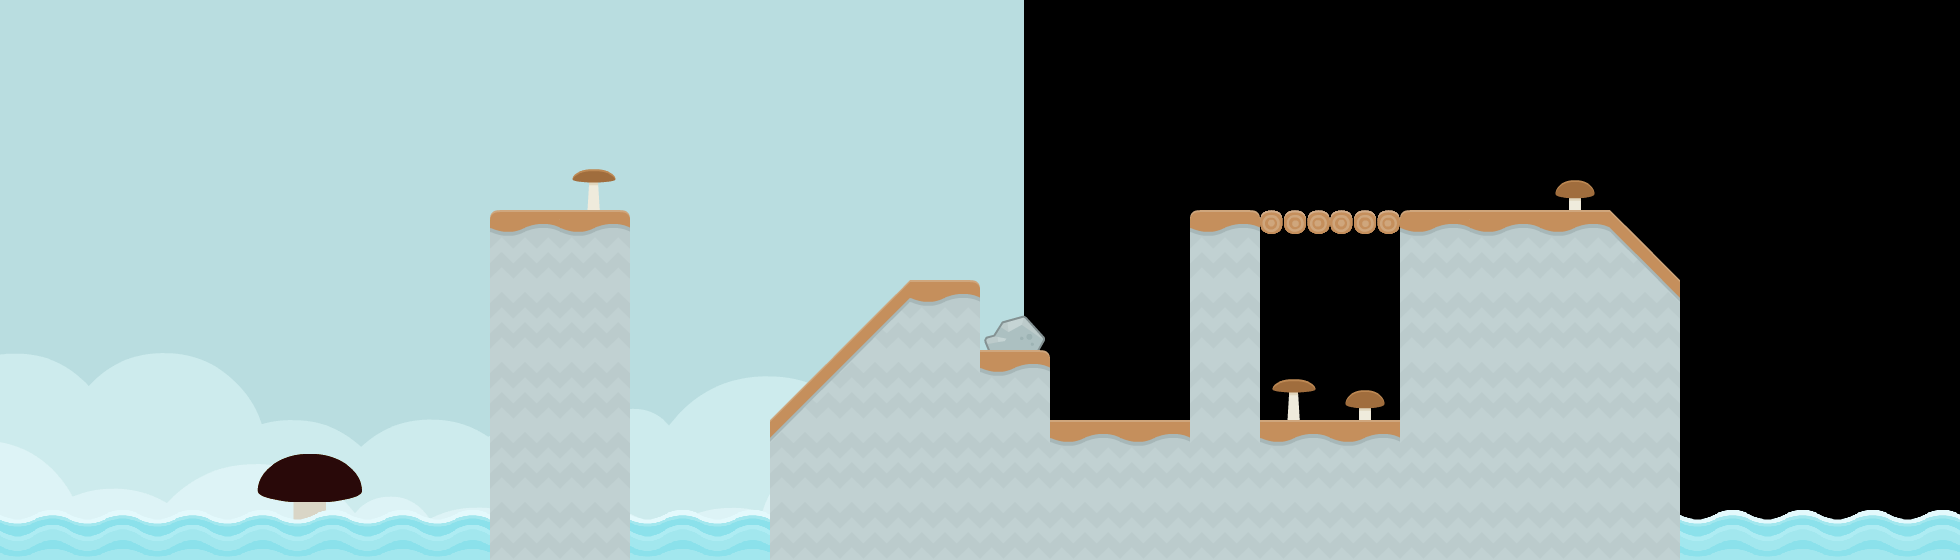

Tiled map render using the project's own tile images. Description and the map definition, with tile-layer contents summarised, below:
An orthogonal 28x8 tile map with 70x70 px tiles, 3 tile layers (tiles_background, tiles_terrain, tiles_foreground), 2 image layers and 14 objects (6x DIRT, 4x clickable, WOOD, start, target, ...).

<map version="1.0" orientation="orthogonal" renderorder="right-down" width="28" height="8" tilewidth="70" tileheight="70" nextobjectid="180">
 <properties>
  <property name="blocks" value="metal_square_small_triangle_left,metal_1x2_triangle_left" />
  <property name="music" value="frantic_level" />
 </properties>
 <tileset firstgid="1" name="tiles" tilewidth="70" tileheight="70" spacing="4" margin="2" tilecount="117">
  <image source="../../graphics/tiles.png" width="962" height="666" />
  <tile id="114">
   <animation>
    <frame tileid="114" duration="100" />
    <frame tileid="115" duration="100" />
    <frame tileid="116" duration="100" />
    <frame tileid="115" duration="100" />
   </animation>
  </tile>
 </tileset>
 <imagelayer name="background_b" x="1024" y="-299">
  <image source="../../graphics/backgrounds/colored_shroom.png" />
 </imagelayer>
 <imagelayer name="background_a" y="-300">
  <image source="../../graphics/backgrounds/colored_shroom.png" />
 </imagelayer>
 <layer name="tiles_background" width="30" height="8">
  <data>[240 cells, 18 non-empty, 4 distinct tile ids]</data>
 </layer>
 <layer name="tiles_terrain" width="30" height="8">
  <data>[240 cells, 59 non-empty, 10 distinct tile ids]</data>
 </layer>
 <layer name="tiles_foreground" width="30" height="8">
  <data>[240 cells, 0 non-empty, 0 distinct tile ids]</data>
 </layer>
 <objectgroup name="terrain">
  <object id="165" type="DIRT" x="490" y="210">
   <polygon points="0,0 140,0 140,350 0,350" />
  </object>
  <object id="166" type="DIRT" x="770" y="420">
   <polygon points="0,0 140,-140 210,-140 210,140 0,140" />
  </object>
  <object id="167" type="DIRT" x="980" y="350">
   <polygon points="0,0 70,0 70,210 0,210" />
  </object>
  <object id="168" type="DIRT" x="1050" y="420">
   <polygon points="0,0 630,0 630,140 0,140" />
  </object>
  <object id="173" type="DIRT" x="1190" y="210">
   <polygon points="0,0 70,0 70,210 0,210" />
  </object>
  <object id="174" type="WOOD" x="1260" y="210">
   <polygon points="0,0 140,0 140,35 0,35" />
  </object>
  <object id="175" type="DIRT" x="1400" y="210">
   <polygon points="0,0 210,0 280,70 280,210 0,210" />
  </object>
 </objectgroup>
 <objectgroup name="entities">
  <properties>
   <property name="blocks" value="wood_square_small_triangle_left,stone_square_small_triangle_left,stone_square" />
   <property name="music" value="happy_level" />
  </properties>
  <object id="4" name="start" type="start" x="910" y="210" width="70" height="70" />
  <object id="5" name="target" type="target" x="1400" y="140" width="70" height="70" />
  <object id="176" type="clickable" x="1557.5" y="175" width="35" height="35">
   <properties>
    <property name="effect" value="mushroom_brown" />
   </properties>
  </object>
  <object id="177" type="clickable" x="1347.5" y="385" width="35" height="35">
   <properties>
    <property name="effect" value="mushroom_brown" />
   </properties>
  </object>
  <object id="178" type="clickable" x="1277.5" y="367.5" width="35" height="35">
   <properties>
    <property name="effect" value="mushroom_brown" />
   </properties>
  </object>
  <object id="179" type="clickable" x="577.5" y="157.5" width="35" height="35">
   <properties>
    <property name="effect" value="mushroom_brown" />
   </properties>
  </object>
 </objectgroup>
 <objectgroup name="background_effects">
  <object id="11" type="effect_clouds" x="350" y="0" width="1540" height="140" />
 </objectgroup>
 <objectgroup name="foreground_effects" />
 <objectgroup name="npc" />
</map>
